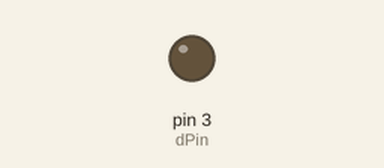
A sketch run on a simulated Arduino Uno, built with avr-gcc and run on an emulated ATmega328P. On the bench: output pins drawn as LEDs (lit = HIGH). Dashed ring = blinking. What the sketch prints to the serial monitor is not drawn.

Above: at 1.0 s.
At 2.5 s:
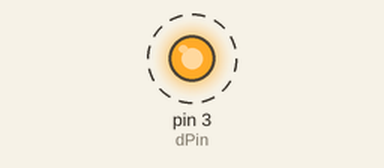
Timing chart, 0 to 4.6 s (numbered marks = the images above):
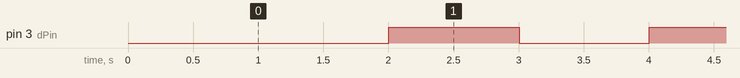

Measured:
- by itself, pin 3 (dPin): alternates HIGH for 1.0 s and LOW for 1.0 s

The sketch:

blinking_using_millis.ino
```cpp
unsigned int intervalTimeOn=2;
unsigned int intervalTimeOff=2;
int dPin=3;
unsigned int carrotTime=0;
unsigned int carrotTime2=1;

void setup() {
  // put your setup code here, to run once:
  Serial.begin(9600);
  pinMode(3,OUTPUT);

}

void loop() {
  // put your main code here, to run repeatedly:
  long currentTime=millis()/1000;
  Serial.println(carrotTime);
  if (currentTime-carrotTime>=intervalTimeOn){
    digitalWrite(dPin,HIGH);
    carrotTime=currentTime;
  }
  if (currentTime-carrotTime2>=intervalTimeOff){
    digitalWrite(dPin,LOW);
    carrotTime2=currentTime;
  }


}
```
